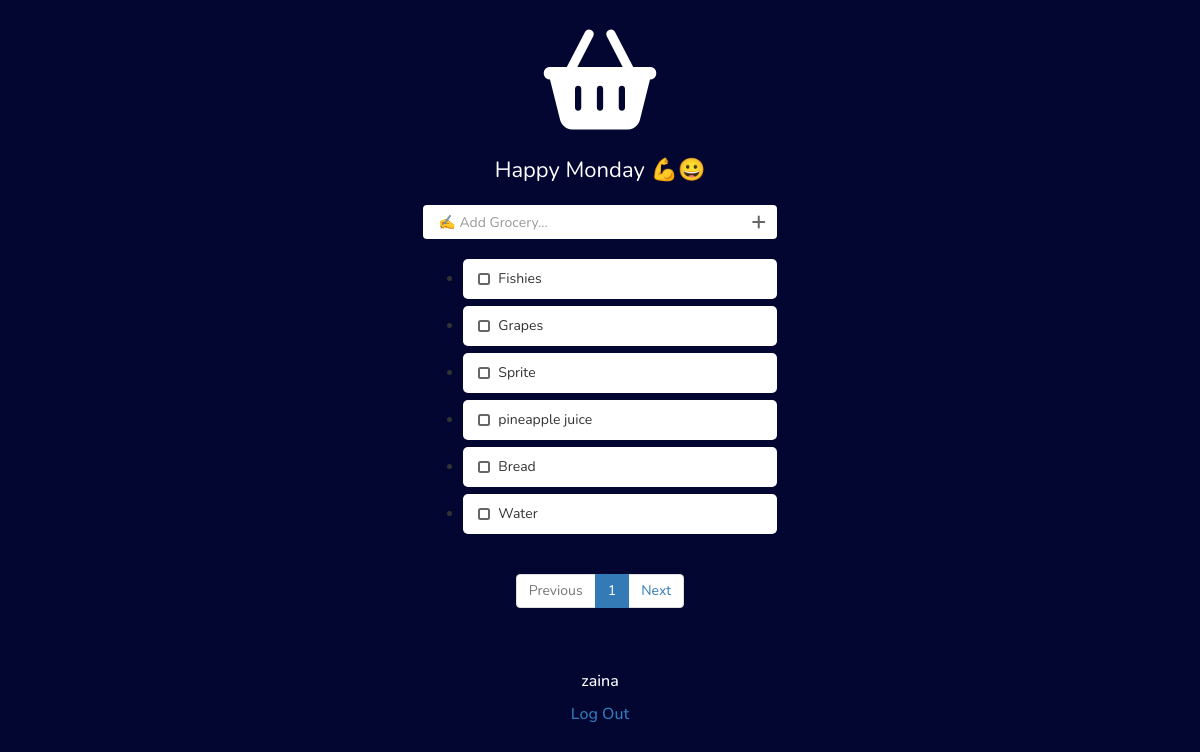
The app's page /home (signed in) with its own data.
### main/models.py (models this page shows, shortened)
class Grocery(models.Model):
    name = models.CharField(max_length=100)
    created_on = models.DateTimeField(auto_now_add=True)
    bought = models.BooleanField(default=False)
    user = models.ForeignKey(settings.AUTH_USER_MODEL,
                             on_delete=models.CASCADE, related_name="Grocery")
    quantity = models.IntegerField(blank = True, default = 1 )
    price =  models.IntegerField(blank = True,default = 1)
    note = models.CharField(blank = True,max_length= 500)
    class Category_choices(models.TextChoices):
        Fruits = '🍓Fruits',
        Vegetables = '🥒Vegetables',
        Canned_Goods = '🥫Canned Goods',
        Dairy = '🥛Dairy',
        Meat = '🥩Meat',
        Seafood = '🐟Fish & Seafood',
        Condiments = '🧂Condiments and Spices',
        Snacks = '🍟Snacks',
        Baked_Goods = '🍞Baked Goods',
        Beverages = '🧃Beverages',
        Pasta_and_Rice = '🍝Pasta',
        Baking_Products = '🥚Baking Products',
        Frozen_Food = '🍗Frozen Food',
        Baby_Items = '🚼Baby Items',
        Pet_Care = '🐕Pet Care',
        Miscellaneous = 'Miscellaneous'
    category = models.CharField(blank = True, max_length = 200,choices = Category_choices.choices, default= "blank")
    class Meta:
        verbose_name = "Grocery"
        verbose_name_plural = "Groceries"
        ordering = ['-created_on']

### main/views.py (the view, shortened to what this page needs)
# urls.py: path('home', views.home, name = "home"),
@login_required
def home(request):
    model = Grocery
    groceries = Grocery.objects.filter(user = request.user, bought = False)
    paginator = Paginator(groceries, 6)
    page_number = request.GET.get("page")
    page_obj = paginator.get_page(page_number)
    categories = Grocery.Category_choices
    context = {"groceries":groceries, "page_obj": page_obj, "categories": categories}
    return render (request, 'main.html', context)

### templates/main.html (shortened to what this page needs)
<!DOCTYPE html>
<html lang="en">
{% load static %}
<head>
    <link rel="stylesheet" href="https://cdnjs.cloudflare.com/ajax/libs/meyer-reset/2.0/reset.min.css">
    <link rel="stylesheet" href="https://cdn.jsdelivr.net/npm/bootstrap@4.0.0/dist/css/bootstrap.min.css"
>
    <link rel='stylesheet prefetch' href='https://maxcdn.bootstrapcdn.com/bootstrap/3.3.5/css/bootstrap.min.css'>
    <link rel='stylesheet prefetch' href='https://cdnjs.cloudflare.com/ajax/libs/animate.css/3.4.0/animate.min.css'>
    <link href="{% static 'css/main.css' %}" rel="stylesheet" type="text/css" />
</head>
<body>
    <div class="logo">
        <i class="fa-solid fa-basket-shopping"></i>
    </div>
    <body class="body">
        <div class="container">
            <div class="today">
            </div>
            <div class="row">
                <div class="col-md-4 col-md-offset-4 col-xs-6 col-xs-offset-3">
                    <div class="add-control">
                        <div class="form-group has-feedback">
                            <form method="POST" action="{% url 'home' %}">
                                <input type="text" class="form-control" placeholder="✍️ Add Grocery..."
                                    name="new-grocery" id="new-grocery" />
                                <button type="submit" class="fa fa-plus form-control-feedback add-btn"></button>
                            </form>
                        </div>
                    </div>
                    {% if groceries %}
                    <ul class="grocery-list">
                        {% for grocery in page_obj %}
                        <li class="grocery">
                            <div class="checkbox">
                                <label>
                                    <a href="{% url 'buy_grocery' grocery.id %}"><span class="checkbox-mask"></span></a>
                                    <input type="checkbox"></a>{{grocery.name}}
                                </label>
                            </div>
                        </li>
                        {% endfor %}
                    </ul>
                    {% else %}
                    <p class="text-danger text-center animated bounceIn"><i class="fa fa-warning"></i> Oops, please
                        enter a Grocery</p>
                    {% endif %}
                </div>
            </div>
        </div>
        <nav aria-label="Page navigation example ">
            <ul class="pagination justify-content-center">
                {% if page_obj.has_previous %}
                <li class=" text previous-page">
                    <a class="page-link" href="?page={{ page_obj.previous_page_number }}" tabindex="-1">Previous</a>
                </li>
                {% else %}
                <li class=" text disabled previous-page">
                    <a class="page-link" href="?page=0" tabindex="-1">Previous</a>
                </li>
                {% endif %}
                <li class=" active counter current-page">
                    <a class="page-link" href="?page={{ page_obj.number }}">{{ page_obj.number }}</a>
                </li>
                {% if page_obj.has_next %}
                <li class=" next-page text">
                    <a class="page-link" href="?page={{ page_obj.next_page_number }}" tabindex="-1">Next</a>
                </li>
                {% else %}
                <li class="disabled next-page text">
                    <a class="page-link" href="?page=0" tabindex="-1">Next</a>
                </li>
                {% endif %}
            </ul>
        </nav>
        <div class"f>
            <h4>
                {{user.username}}
                <a href="{% url 'logout_view' %}">Log Out</a>
            </h4>
        </div>
    </body>
</body>

### static/css/main.css (style rules this page uses)
:root { --c-gray: #8d959b; --c-light: #f9f9f9; --c-dark: #404060; --c-red: #e96575; --c-blue: #4b96f0; }
.body { background: #020631; font: 14px 'Nunito', sans-serif; }
nav { text-align: center; }
.today { font-size: 22px; }
.container { padding-top: 75px; }
.grocery-list { margin: 20px 0; }
.grocery-list li { background: #fff; border-radius: 5px; margin-bottom: 7px; position: relative; word-break: break-word; }
.grocery-list li .checkbox { margin: 0; padding: 10px 15px; border-radius: 5px; }
.grocery-list li label { display: block; padding-right: 10px; }
.grocery-list li label .checkbox-mask { display: block; border: 2px solid #666; width: 12px; height: 12px; border-radius: 2.5px; position: absolute; margin-left: -20px; margin-top: 4px; }
.has-feedback .fa { line-height: 35px; cursor: pointer; pointer-events: auto; z-index: 10; display: block; color: #666; -webkit-transition: color 0.15s linear; transition: color 0.15s linear; }
.add-control { margin-top: 20px; position: relative; }
.add-control .form-control { padding-right: 25px; }
.form-control, .form-control:focus, .form-control:active, .form-control:active:focus { border: none; padding: 10px 15px; outline: none; }
.form-control { -webkit-box-shadow: none; box-shadow: none; -webkit-transition: all 0.2s linear; transition: all 0.2s linear; }
.today { text-align: center; color: #fff; }
button { font-size: 16px; color: #ffffff; background: #fff0; padding: 10px 20px; transition: all 0.3s; outline: none; border-color: #FFF; border-radius: 35px; margin-left: 5px; margin-right: 5px; }
.logo { text-align: center; margin-top: 30px; margin-bottom: -50px; }
.fa-basket-shopping { font-size: 10rem; color: #ffffff; }
.h4, h4 { font-size: 16px; color: #fff; text-align: center; margin-top: 40px; }
@media (min-width: 992px) { .container { width: 100%; max-width: 1150PX; } }
button { border: 0; margin-top: -10px; }
.disabled { background: transparent; }

### records on screen
Grocery: name "Fishies"
Grocery: name "Grapes"
Grocery: name "Sprite"
Grocery: name "pineapple juice"
Grocery: name "Bread"
Grocery: name "Water"

### other values on screen
{{ page_obj.number }} "1"
{{ user.username }} "zaina"
